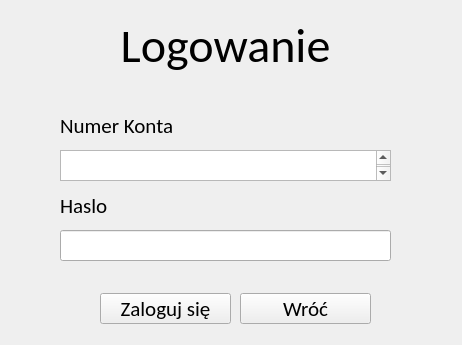
<?xml version="1.0" encoding="UTF-8"?>
<ui version="4.0">
 <class>LoginWindow</class>
 <widget class="QWidget" name="LoginWindow">
  <property name="geometry">
   <rect>
    <x>0</x>
    <y>0</y>
    <width>462</width>
    <height>345</height>
   </rect>
  </property>
  <property name="minimumSize">
   <size>
    <width>462</width>
    <height>345</height>
   </size>
  </property>
  <property name="maximumSize">
   <size>
    <width>462</width>
    <height>345</height>
   </size>
  </property>
  <property name="windowTitle">
   <string>Logowanie</string>
  </property>
  <widget class="QLabel" name="LoginLabel">
   <property name="geometry">
    <rect>
     <x>60</x>
     <y>100</y>
     <width>131</width>
     <height>51</height>
    </rect>
   </property>
   <property name="font">
    <font>
     <family>Calibri</family>
     <pointsize>16</pointsize>
    </font>
   </property>
   <property name="text">
    <string>Numer Konta</string>
   </property>
  </widget>
  <widget class="QLabel" name="PinLabel">
   <property name="geometry">
    <rect>
     <x>60</x>
     <y>180</y>
     <width>91</width>
     <height>51</height>
    </rect>
   </property>
   <property name="font">
    <font>
     <family>Calibri</family>
     <pointsize>16</pointsize>
    </font>
   </property>
   <property name="text">
    <string>Haslo</string>
   </property>
  </widget>
  <widget class="QTextEdit" name="LoginEdit">
   <property name="geometry">
    <rect>
     <x>60</x>
     <y>150</y>
     <width>331</width>
     <height>31</height>
    </rect>
   </property>
   <property name="font">
    <font>
     <family>Calibri</family>
     <pointsize>16</pointsize>
    </font>
   </property>
  </widget>
  <widget class="QLabel" name="LoginLabel_2">
   <property name="geometry">
    <rect>
     <x>60</x>
     <y>20</y>
     <width>331</width>
     <height>51</height>
    </rect>
   </property>
   <property name="font">
    <font>
     <family>Calibri</family>
     <pointsize>36</pointsize>
    </font>
   </property>
   <property name="text">
    <string>Logowanie</string>
   </property>
   <property name="alignment">
    <set>Qt::AlignmentFlag::AlignCenter</set>
   </property>
  </widget>
  <widget class="QPushButton" name="LogIntoButton">
   <property name="geometry">
    <rect>
     <x>100</x>
     <y>293</y>
     <width>131</width>
     <height>31</height>
    </rect>
   </property>
   <property name="font">
    <font>
     <family>Calibri</family>
     <pointsize>16</pointsize>
    </font>
   </property>
   <property name="text">
    <string>Zaloguj się</string>
   </property>
  </widget>
  <widget class="QPushButton" name="BackButton">
   <property name="geometry">
    <rect>
     <x>240</x>
     <y>293</y>
     <width>131</width>
     <height>31</height>
    </rect>
   </property>
   <property name="font">
    <font>
     <family>Calibri</family>
     <pointsize>16</pointsize>
    </font>
   </property>
   <property name="text">
    <string>Wróć</string>
   </property>
  </widget>
  <widget class="QLineEdit" name="PasswordEdit">
   <property name="geometry">
    <rect>
     <x>60</x>
     <y>230</y>
     <width>331</width>
     <height>31</height>
    </rect>
   </property>
  </widget>
 </widget>
 <resources/>
 <connections/>
</ui>
